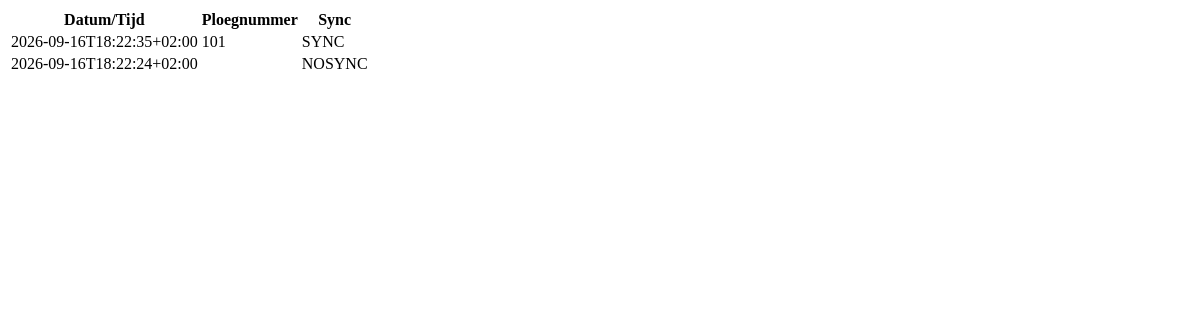
The page /doorkomsten_fragment on the database as committed earlier.
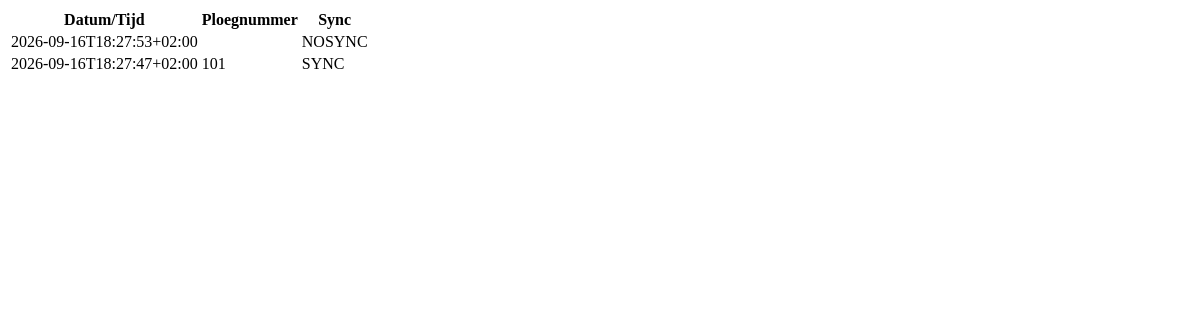
The same page on the database as committed later.
### tables this page shows
CREATE TABLE DOORKOMSTEN(
          ID_LOCAL INTEGER NOT NULL PRIMARY KEY,
          ID_SERVER INTEGER,
          DATETIME TEXT NOT NULL,
          PLOEG INTEGER NOT NULL,
          ETAPPE_VOLGNUMMER INTEGER NOT NULL,
          STATUS TEXT NOT NULL,
          EVENEMENT_ID INTEGER NOT NULL DEFAULT -1,
          LOCAL_CHANGE INTEGER NOT NULL DEFAULT 1
          );

### webapp/webapp.py (the view)
@app.route("/doorkomsten_fragment")
def doorkomsten_fragment():
    evenement_id = helper_database.get_instelling('EVENEMENT_ID')
    eteppe_volgnummer = helper_database.get_instelling('ETAPPE_VOLGNUMMER')
    doorkomsten = helper_database.get_doorkomsten(evenement_id, eteppe_volgnummer)
    return render_template("table_doorkomst.html", doorkomsten=doorkomsten)

### helper_database.py (called while the page is built)
def get_doorkomsten(evenement_id=None, etappe_volgnummer=None):
    with closing(sqlite3.connect(DB_PATH)) as conn, conn:
        conn.row_factory = sqlite3.Row
        if evenement_id is None or etappe_volgnummer is None:
            cursor = conn.execute('''
                SELECT *
                FROM DOORKOMSTEN
                ORDER BY DATETIME DESC
            ''')
        else:
            cursor = conn.execute('''
                SELECT *
                FROM DOORKOMSTEN
                WHERE EVENEMENT_ID = ?
                AND ETAPPE_VOLGNUMMER = ?
                ORDER BY DATETIME DESC
            ''', (evenement_id, etappe_volgnummer))
        rows = cursor.fetchall()
        return [dict(row) for row in rows]

def get_instelling(instelling_naam):
    with closing(sqlite3.connect(DB_PATH)) as conn, conn:
        cursor = conn.execute('''
            SELECT INSTELLING_WAARDE
            FROM INSTELLINGEN
            WHERE INSTELLING_NAAM = ?
        ''', (instelling_naam,))
        row = cursor.fetchone()
        if row is not None:
            return row[0]
        return None

### webapp/webapp.py (called while the page is built)
@app.context_processor
def inject_status():
    return {
        "event_status": "Open",
        "checkpoint_status": "Open"
    }

### webapp/templates/table_doorkomst.html
<table>
    <tr>
        <th>Datum/Tijd</th>
        <th>Ploegnummer</th>
        <th>Sync</th>
    </tr>
    {% for doorkomst in doorkomsten %}
        <tr>
            <td>
                {{doorkomst["DATETIME"]}}
            </td>
            <td>
                {{doorkomst["PLOEG"]}}
            </td>
            <td>
                {{doorkomst["STATUS"]}}
            </td>
        </tr>
    {% endfor %}
</table>

Rows that differ between the two databases and show on the page:
no longer on this page (row unchanged): DOORKOMSTEN: DATETIME "2026-09-16T18:22:35+02:00", PLOEG "101", STATUS "SYNC"
no longer on this page (row unchanged): DOORKOMSTEN: DATETIME "2026-09-16T18:22:24+02:00", STATUS "NOSYNC"
added DOORKOMSTEN: DATETIME "2026-09-16T18:27:53+02:00", STATUS "NOSYNC"
added DOORKOMSTEN: DATETIME "2026-09-16T18:27:47+02:00", PLOEG "101", STATUS "SYNC"
